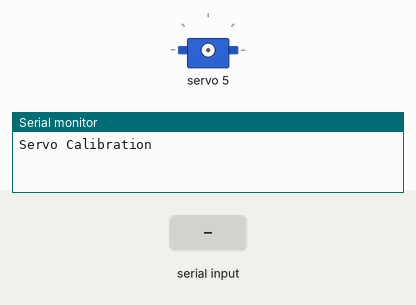
Simulated run of this sketch. Board: Arduino Uno, built with avr-gcc and run on an emulated ATmega328P. Parts: servo, the last lines printed to the serial monitor. Inputs (shaded band) come from the test bench.

Above: at 1.2 s.
1.3 s: "1" received over Serial
2.8 s: "0" received over Serial
At 4.0 s:
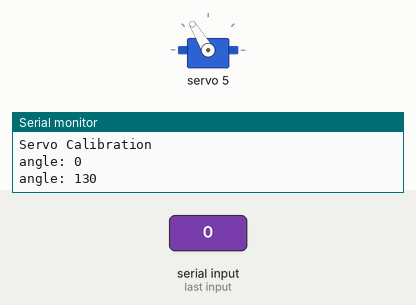
4.3 s: "2" received over Serial
At 5.2 s:
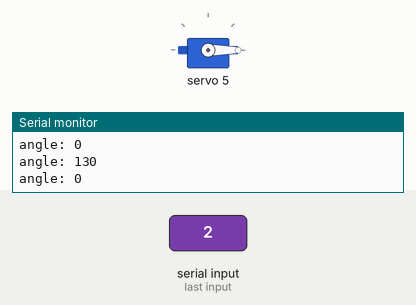
Timing chart, 0 to 7.3 s (numbered marks = the images above; inputs shaded):
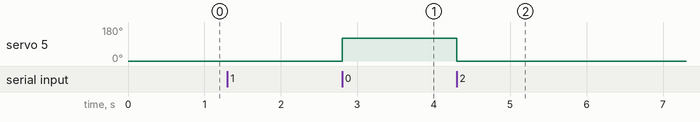

The sketch:

servo_calibration.ino
```cpp
#include <Wire.h>
#include <Adafruit_PWMServoDriver.h>
Adafruit_PWMServoDriver pwm = Adafruit_PWMServoDriver();
#define SERVO_FREQ 50 // Analog servos run at ~50 Hz updates
const int SERVO_MIN[16] = {0, 0, 0, 0, 0, 0, 0, 0, 0, 0, 0, 0, 0, 100, 70, 0};
const int SERVO_MAX[16] = {0, 0, 0, 0, 0, 0, 0, 0, 0, 0, 0, 0, 0, 470, 450, 450};
bool flag = true;

///////////////////////////// ADJUSTABLE PARAMETERS ////////////////////
////////////////////////////////////////////////////////////////////////
int servonum = 5;
int SERVOMIN = 100;
int SERVOMAX = 470;
////////////////////////////////////////////////////////////////////////
////////////////////////////////////////////////////////////////////////


int angle_deg(int servo_no, int angle){
  int angle_degree = map(angle, 0, 180, SERVO_MIN[servo_no], SERVO_MAX[servo_no]);
  return angle_degree;
}

float angle_rad(int servo_no, int servo_value){
  float angle_radian = map(servo_value, SERVO_MIN[servo_no], SERVO_MAX[servo_no], 0.0, 3.1416);
  return angle_radian;
}

int angle_to_pwm(int angle_deg){
  return map(angle_deg, 0, 180, SERVOMIN, SERVOMAX);
}

void setup() {
  Serial.begin(9600);
  Serial.println("Servo Calibration");
  pwm.begin();
  pwm.setOscillatorFrequency(27000000);
  pwm.setPWMFreq(SERVO_FREQ);
  delay(10);
}


void loop() {
  if(Serial.available()>0){

    /////////////////////////////// do what you gotta do each time there's an input in the serial monitor ////////////////////////////////////
    if(flag){
      pwm.setPWM(servonum, 0, angle_to_pwm(0));
      Serial.println("angle: 0");
    }
    else{
      pwm.setPWM(servonum, 0, angle_to_pwm(130));
      Serial.println("angle: 130");
    }
    ///////////////////////////////////////////////////////////////////////////////////////////////////////////////////////////////////////////

    // clear buffer
    flag = !flag;
    while(Serial.available()>0){
      String garbage = Serial.readString();
    }
  }
}
```

Measured:
- after the input at 2.8 s, servo 5: 0° → 121° at once
- after the input at 4.3 s, servo 5: 121° → 0° at once
